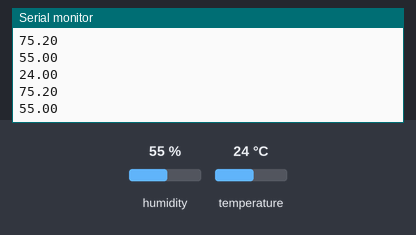
A sketch run on a simulated ESP8266 (NodeMCU). On the bench: the last lines printed to the serial monitor. The inputs (shaded band) are chosen by the test bench; at power-on: humidity 55 %, temperature 24 °C. WiFi joins after 1.5 s; servers stay silent unless stated.

Above: at 3.2 s.
3.3 s: humidity set to 22 %
4.8 s: temperature set to 12 °C
At 6.2 s:
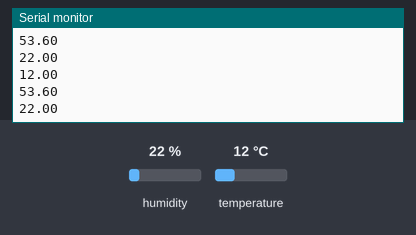
6.3 s: humidity set to 40 %
At 10.4 s:
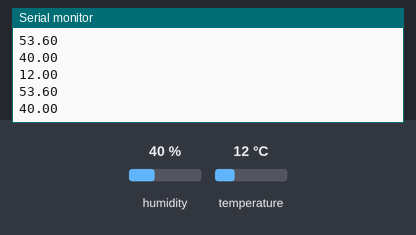
Timing chart, 0 to 11.9 s (numbered marks = the images above; inputs shaded):
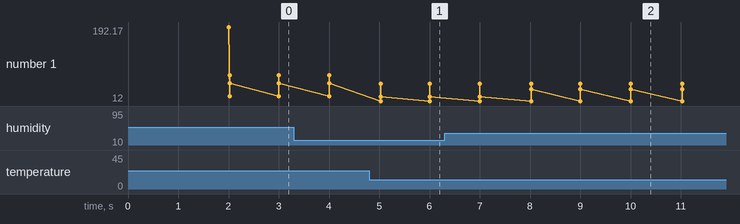

Measured:
- after the input at 4.8 s, the serial monitor: prints a new line after 0.23 s (image 1)
- after the input at 6.3 s, the serial monitor: prints a new line after 1.7 s (image 2)
- plotted number 1: 22 → 40 after the input at 6.3 s

The sketch:

wifi_dht11_class.ino
```cpp
#include <ESP8266WiFi.h>
#include <ESPAsyncWebServer.h>
#include "DHT.h"
#include <ESPAsyncTCP.h>
#include "webpage.h"


// Replace with your network credentials
const char* ssid = "realme5";
const char* password = "9807474701";

#define DHTPIN 4 // Digital pin 2 (GPIO 4) connected to the DHT sensor

// Uncomment the type of sensor in use:
 #define DHTTYPE DHT11 // DHT 11
//#define DHTTYPE DHT22 // DHT 22 (AM2302)
//#define DHTTYPE DHT21 // DHT 21 (AM2301)

DHT dht(DHTPIN, DHTTYPE);

// current temperature & humidity, this will be updated in loop function
float t = 0.0;
float tf = 0.0;
float h = 0.0;

// Create AsyncWebServer object on port 80
AsyncWebServer server(80);

unsigned long previousMillis = 0; //stoe last time DHT was updated
const long interval = 1000; // Updates DHT readings every 1 seconds

//web page


void setup(){
// Serial port for debugging purposes
Serial.begin(115200);


// Connect to Wi-Fi
WiFi.begin(ssid, password);
Serial.println("Connecting to WiFi");
while (WiFi.status() != WL_CONNECTED) {
delay(1000);
Serial.println(".");
}

// Print ESP32 Local IP Address
Serial.println(WiFi.localIP());

// Route for root / web page
server.on("/", HTTP_GET, [](AsyncWebServerRequest *request){
request->send_P(200, "text/html", index_html);
});
server.on("/temperature", HTTP_GET, [](AsyncWebServerRequest *request){
request->send_P(200, "text/plain", String(t).c_str());
});
server.on("/fahrenheit", HTTP_GET, [](AsyncWebServerRequest *request){
request->send_P(200, "text/plain", String(tf).c_str());
});
server.on("/humidity", HTTP_GET, [](AsyncWebServerRequest *request){
request->send_P(200, "text/plain", String(h).c_str());
});

// Start server
server.begin();
dht.begin();
}

void loop(){
unsigned long currentMillis = millis();
if (currentMillis - previousMillis >= interval) {
// save the last time you updated the DHT values
previousMillis = currentMillis;
// Read temperature as Celsius (the default)
float currentT = dht.readTemperature();

// if temperature read failed, we don't want to change t value
if (isnan(currentT)) {
Serial.println("Failed to read from DHT sensor!");
Serial.println(currentT);
}
else {
t = currentT;
Serial.println(t);
}
// Read temperature as Fahrenheit
float currentTf = dht.readTemperature(true);
// if temperature read failed, we don't want to change tf value
if (isnan(currentTf)) {
Serial.println("Failed to read from DHT sensor!");
}
else {
tf = currentTf;
Serial.println(tf);
}


// Read Humidity
float currentH = dht.readHumidity();
// if humidity read failed, we don't want to change h value
if (isnan(currentH)) {
Serial.println("Failed to read from DHT sensor!");
}
else {
h = currentH;
Serial.println(h);
}
}
}
```

webpage.h
```cpp
const char index_html[] PROGMEM = R"webpage(
<!DOCTYPE HTML><html>
<head>
<meta name="viewport" content="width=device-width, initial-scale=1">
<script src="https://code.highcharts.com/8.0/highcharts.js"></script>
<style>
body {
min-width: 300px;
max-width: 800px;
height: 400px;
margin: 0 auto;
}
h2 {
font-family: Arial;
font-size: 2.5rem;
text-align: center;
}
</style>
</head>
<body>
<h2>ESP8266 Weather Station Chart</h2>
<div id="temperature-chart" class="container"></div>
<div id="fahrenheit-chart" class="container"></div>
<div id="humidity-chart" class="container"></div>
</body>
<script>
var chartT = new Highcharts.Chart({
chart:{ renderTo : 'temperature-chart' },
title: { text: 'Temperature in Degree Celsius' },
series: [{
showInLegend: false,
data: []
}],
plotOptions: {
line: { animation: false,
dataLabels: { enabled: true }
},
series: { color: '#059e8a' }
},
xAxis: { type: 'datetime',
dateTimeLabelFormats: { second: '%H:%M:%S' }
},
yAxis: {
title: { text: 'Temperature (Celsius)' }
},
credits: { enabled: false }
});
setInterval(function ( ) {
var xhttp = new XMLHttpRequest();
xhttp.onreadystatechange = function() {
if (this.readyState == 4 && this.status == 200) {
var x = (new Date()).getTime(),
y = parseFloat(this.responseText);
if(chartT.series[0].data.length > 50) {
chartT.series[0].addPoint([x, y], true, true, true);
} else {
chartT.series[0].addPoint([x, y], true, false, true);
}
}
};
xhttp.open("GET", "/temperature", true);
xhttp.send();
}, 1000 ) ;

var chartF = new Highcharts.Chart({
chart:{ renderTo:'fahrenheit-chart' },
title: { text: 'Temperature in Fahrenheit' },
series: [{
showInLegend: false,
data: []
}],
plotOptions: {
line: { animation: false,
dataLabels: { enabled: true }
}
},
xAxis: {
type: 'datetime',
dateTimeLabelFormats: { second: '%H:%M:%S' }
},
yAxis: {
title: { text: 'fahrenheit (F)' }
},
credits: { enabled: false }
});
setInterval(function ( ) {
var xhttp = new XMLHttpRequest();
xhttp.onreadystatechange = function() {
if (this.readyState == 4 && this.status == 200) {
var x = (new Date()).getTime(),
y = parseFloat(this.responseText);
//console.log(this.responseText);
if(chartF.series[0].data.length > 50) {
chartF.series[0].addPoint([x, y], true, true, true);
} else {
chartF.series[0].addPoint([x, y], true, false, true);
}
}
};
xhttp.open("GET", "/fahrenheit", true);
xhttp.send();
}, 1000 ) ;

var chartH = new Highcharts.Chart({
chart:{ renderTo:'humidity-chart' },
title: { text: 'Humidity (%)' },
series: [{
showInLegend: false,
data: []
}],
plotOptions: {
line: { animation: false,
dataLabels: { enabled: true }
},
series: { color: '#18009c' }
},
xAxis: {
type: 'datetime',
dateTimeLabelFormats: { second: '%H:%M:%S' }
},
yAxis: {
title: { text: 'Humidity (%)' }
},
credits: { enabled: false }
});
setInterval(function ( ) {
var xhttp = new XMLHttpRequest();
xhttp.onreadystatechange = function() {
if (this.readyState == 4 && this.status == 200) {
var x = (new Date()).getTime(),
y = parseFloat(this.responseText);
//console.log(this.responseText);
if(chartH.series[0].data.length > 50) {
chartH.series[0].addPoint([x, y], true, true, true);
} else {
chartH.series[0].addPoint([x, y], true, false, true);
}
}
};
xhttp.open("GET", "/humidity", true);
xhttp.send();
}, 1000 ) ;
</script>
</html>)webpage";
```
